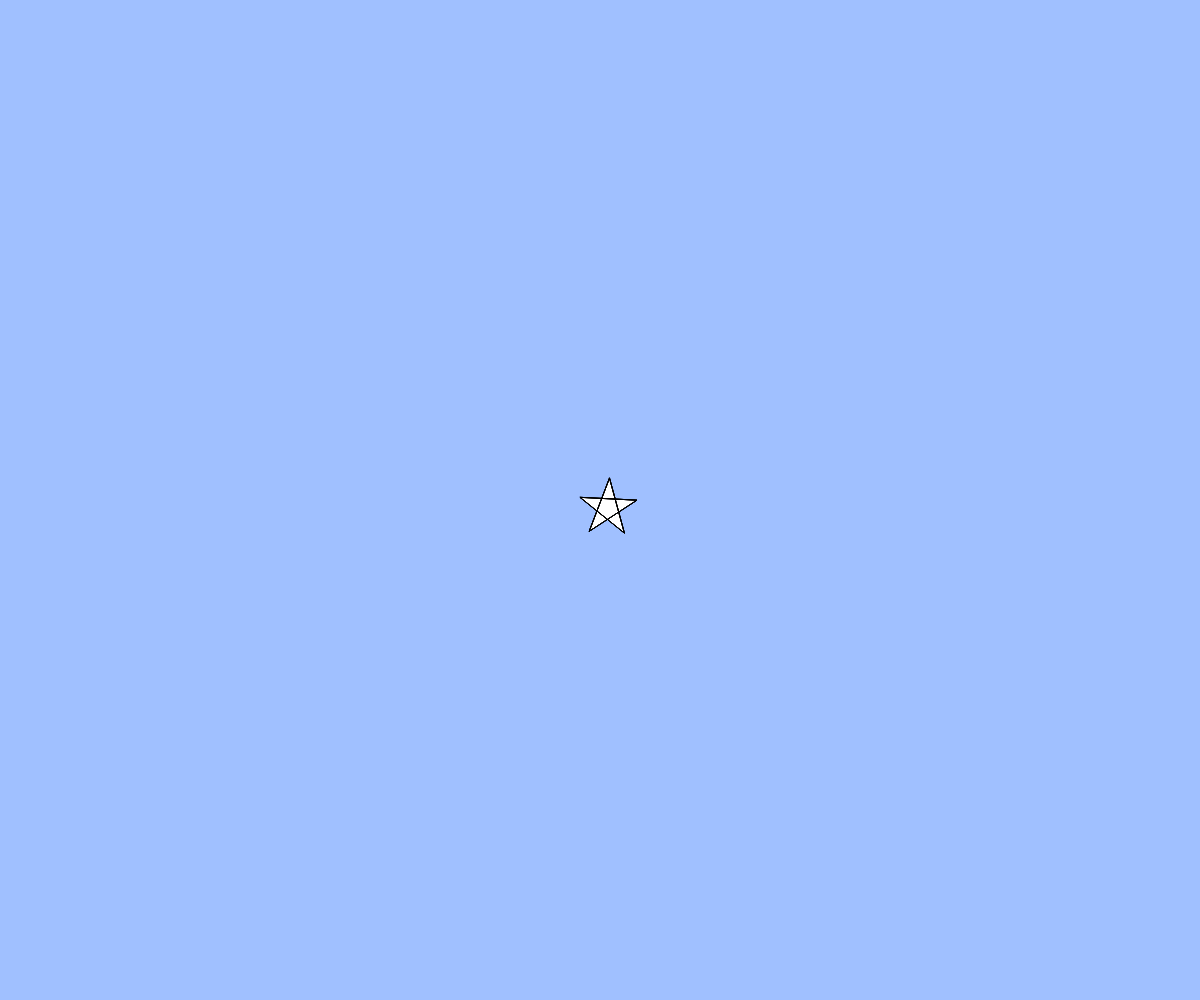
Frame 1 (no input)
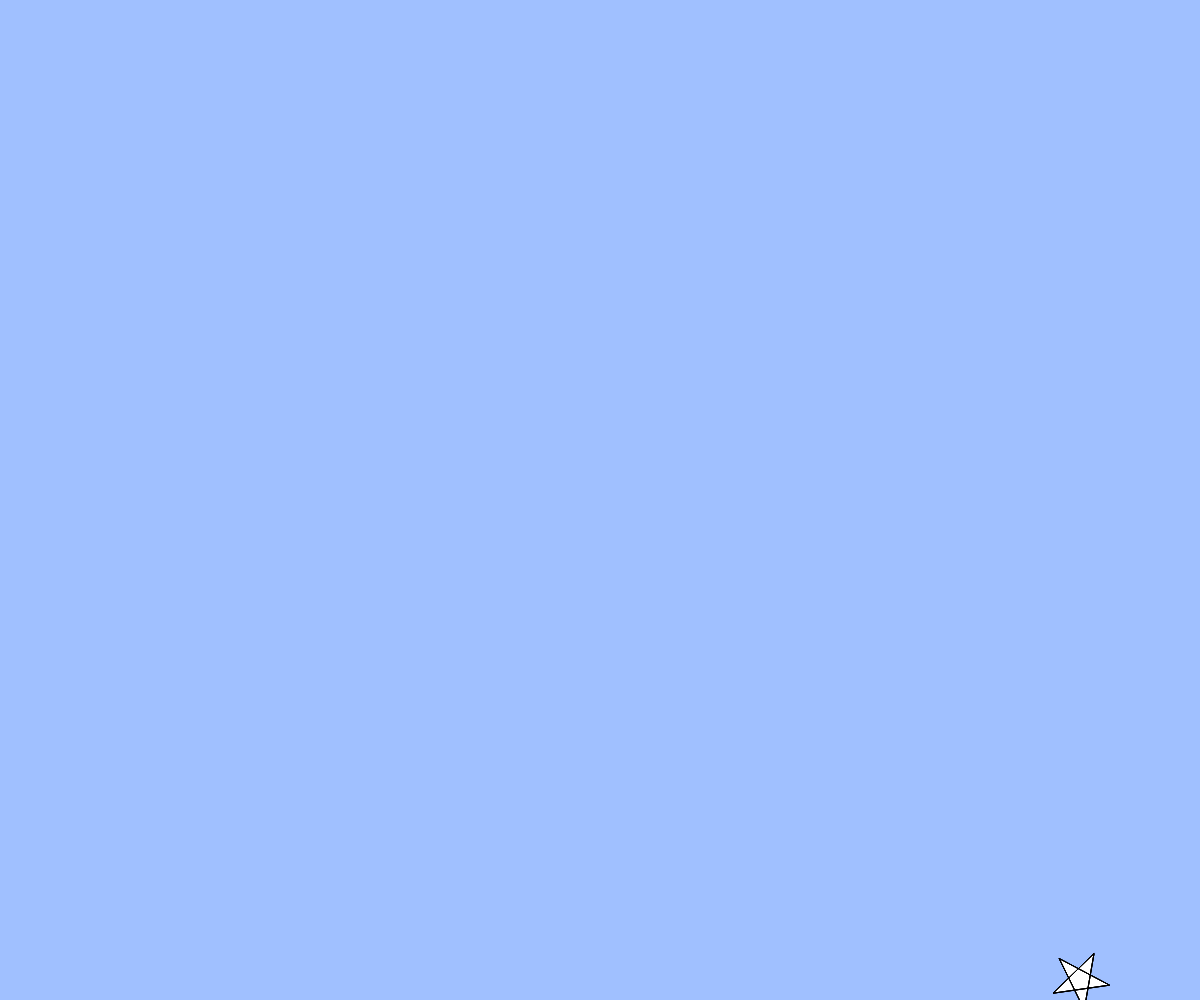
Frame 60 (no input)
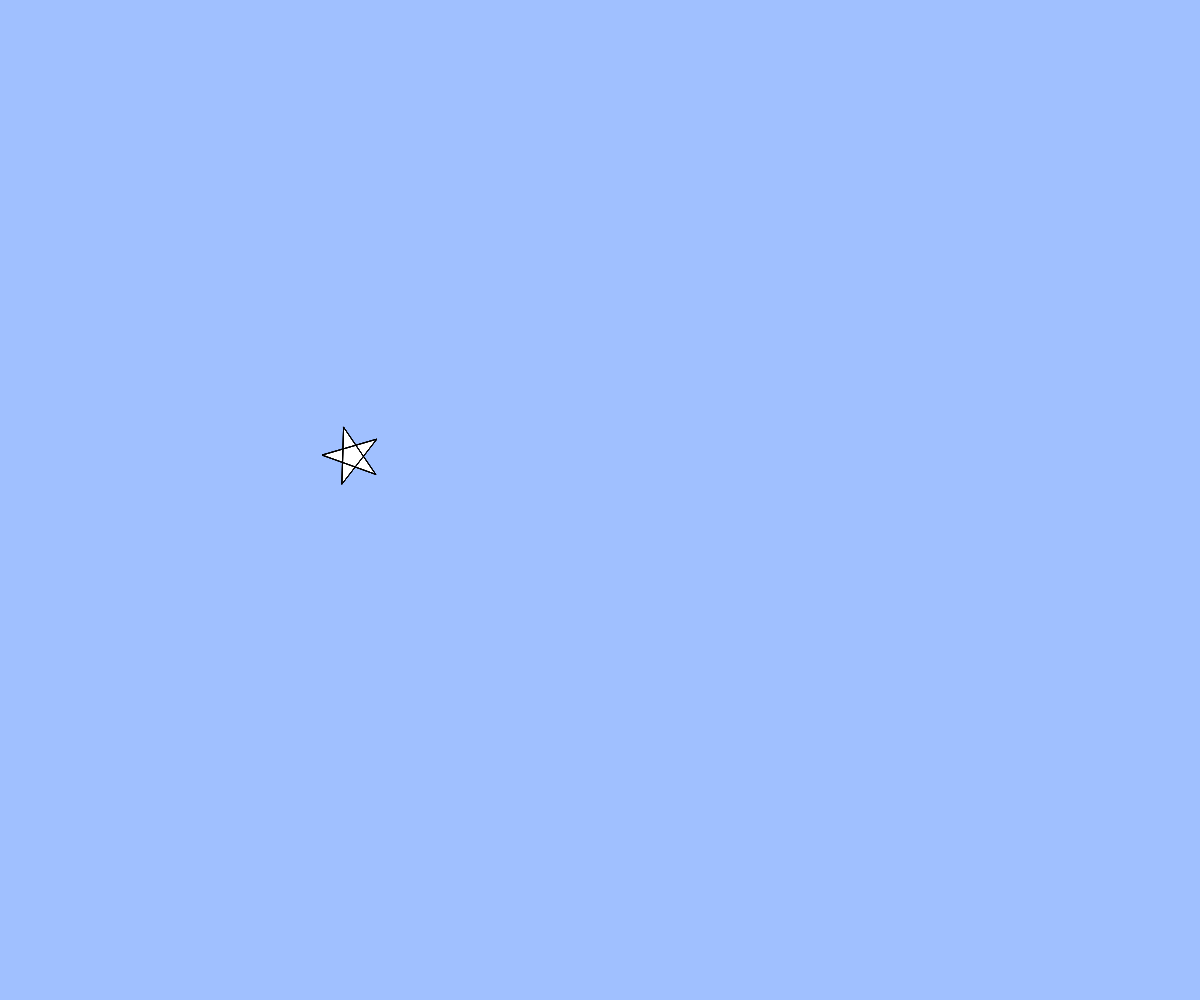
Frame 120 (the mouse pressed at the canvas centre since frame 60)

The p5.js sketch that drew these frames (run headless with seeded random() and noise() and a simulated clock; from frame 60 on, the mouse is pressed at the canvas centre):

// p5.js sketch
// ── sketch.js
// テキスト「アニメーション」
let x, y, vx, vy, r, angle;

function setup(){
  createCanvas(windowWidth, windowHeight);
  x = width / 2;
  y = height / 2;
  vx = 8;
  vy = 8;
  r = 30;
  angle = 0;
}

function draw(){
  background(160, 192, 255);
  // BLANK[2] (hint: 作った star 関数を使います)
  angle += 0.05;
  x += vx;
  y += vy;
  star(x, y, r, angle);

  // 端の処理パターン (1) 反対側から出てくる
  if(x > width){ x = 0; }
  else if(x < 0){ x = width; }
  if(y > height){ y = 0; }
  if(y < 0){ y = height; }
}

function star(cx, cy, r, angle){
  beginShape();
  for(var i = 0; i < 20; i++){
    var theta = TWO_PI * i * 2 / 5 - HALF_PI + angle;
    // BLANK[1] (hint: angle 分だけ星を回転させるには？)
    var x = cx + cos(theta) * r;
    var y = cy + sin(theta) * r;
    vertex(x,y);
  }
  endShape(CLOSE);
}

function windowResized(){
  resizeCanvas(windowWidth, windowHeight);
}
